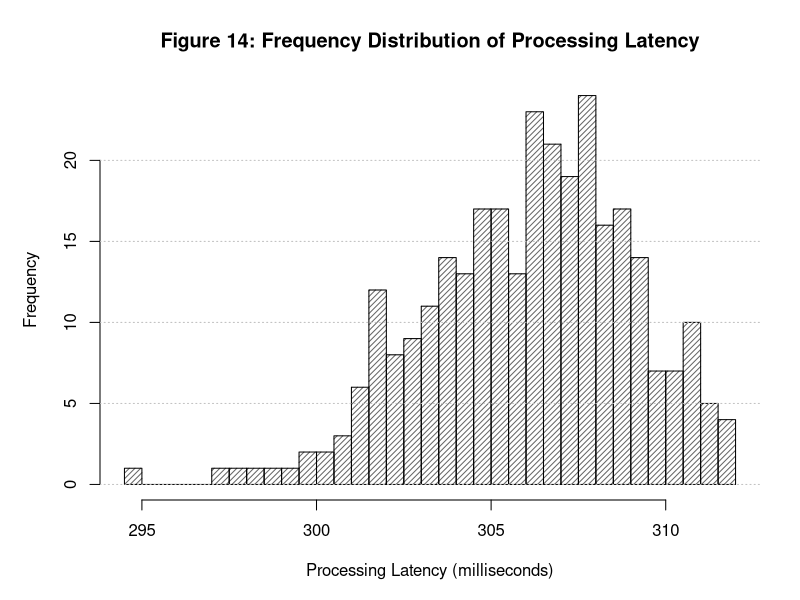

The R source for this figure:
# =====================================================================
# Figure 14: Distribution of Processing Latency (Descriptive) - B&W / Print-Optimized
# =====================================================================

dir.create("figures", showWarnings = FALSE)
nmnist_data <- read.csv("nmnist_features.csv")

cat("Generating Figure 14: Histogram of Latency...\n")
png("figures/fig14_latency_hist.png", width = 2400, height = 1800, res = 300)
par(mar = c(5, 5, 4, 2))

hist(nmnist_data$latency_us / 1000, 
     breaks = 25, 
     col = "gray40", 
     density = 25,
     angle = 45,
     border = "black",
     main = "Figure 14: Frequency Distribution of Processing Latency", 
     xlab = "Processing Latency (milliseconds)", 
     ylab = "Frequency",
     cex.main = 1.2, cex.lab = 1.0)

grid(nx = NA, ny = NULL, col = "gray75", lty = "dotted")
dev.off()

cat("Successfully generated figures/fig14_latency_hist.png\n")
